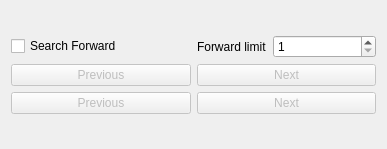
<?xml version="1.0" encoding="UTF-8"?>
<ui version="4.0">
 <class>bibleOptions</class>
 <widget class="QWidget" name="bibleOptions">
  <property name="geometry">
   <rect>
    <x>0</x>
    <y>0</y>
    <width>387</width>
    <height>149</height>
   </rect>
  </property>
  <property name="sizePolicy">
   <sizepolicy hsizetype="Preferred" vsizetype="Maximum">
    <horstretch>0</horstretch>
    <verstretch>0</verstretch>
   </sizepolicy>
  </property>
  <property name="windowTitle">
   <string>Form</string>
  </property>
  <layout class="QHBoxLayout" name="horizontalLayout">
   <item>
    <layout class="QVBoxLayout" name="verticalLayout">
     <item>
      <layout class="QGridLayout" name="gridLayout">
       <item row="2" column="1">
        <widget class="QPushButton" name="cmdNextChapter">
         <property name="enabled">
          <bool>false</bool>
         </property>
         <property name="sizePolicy">
          <sizepolicy hsizetype="Minimum" vsizetype="Maximum">
           <horstretch>0</horstretch>
           <verstretch>0</verstretch>
          </sizepolicy>
         </property>
         <property name="toolTip">
          <string>Next Chapter</string>
         </property>
         <property name="statusTip">
          <string/>
         </property>
         <property name="text">
          <string>Next</string>
         </property>
         <property name="icon">
          <iconset resource="core/resources.qrc">
           <normaloff>:/main/icons/book-26.png</normaloff>:/main/icons/book-26.png</iconset>
         </property>
         <property name="iconSize">
          <size>
           <width>26</width>
           <height>26</height>
          </size>
         </property>
         <property name="shortcut">
          <string>Ctrl+PgUp</string>
         </property>
         <property name="flat">
          <bool>false</bool>
         </property>
        </widget>
       </item>
       <item row="2" column="0">
        <widget class="QPushButton" name="cmdPrevChapter">
         <property name="enabled">
          <bool>false</bool>
         </property>
         <property name="sizePolicy">
          <sizepolicy hsizetype="Minimum" vsizetype="Maximum">
           <horstretch>0</horstretch>
           <verstretch>0</verstretch>
          </sizepolicy>
         </property>
         <property name="toolTip">
          <string>Previous Chapter</string>
         </property>
         <property name="statusTip">
          <string/>
         </property>
         <property name="text">
          <string>Previous</string>
         </property>
         <property name="icon">
          <iconset resource="core/resources.qrc">
           <normaloff>:/main/icons/book-26.png</normaloff>:/main/icons/book-26.png</iconset>
         </property>
         <property name="iconSize">
          <size>
           <width>26</width>
           <height>26</height>
          </size>
         </property>
         <property name="shortcut">
          <string>Ctrl+PgDown</string>
         </property>
        </widget>
       </item>
       <item row="3" column="1">
        <widget class="QPushButton" name="cmdNextVerse">
         <property name="enabled">
          <bool>false</bool>
         </property>
         <property name="sizePolicy">
          <sizepolicy hsizetype="Minimum" vsizetype="Maximum">
           <horstretch>0</horstretch>
           <verstretch>0</verstretch>
          </sizepolicy>
         </property>
         <property name="toolTip">
          <string>Next Verse</string>
         </property>
         <property name="text">
          <string>Next</string>
         </property>
         <property name="icon">
          <iconset resource="core/resources.qrc">
           <normaloff>:/main/icons/verse-24.png</normaloff>:/main/icons/verse-24.png</iconset>
         </property>
         <property name="iconSize">
          <size>
           <width>26</width>
           <height>26</height>
          </size>
         </property>
         <property name="shortcut">
          <string>PgUp</string>
         </property>
        </widget>
       </item>
       <item row="3" column="0">
        <widget class="QPushButton" name="cmdPrevVerse">
         <property name="enabled">
          <bool>false</bool>
         </property>
         <property name="sizePolicy">
          <sizepolicy hsizetype="Minimum" vsizetype="Maximum">
           <horstretch>0</horstretch>
           <verstretch>0</verstretch>
          </sizepolicy>
         </property>
         <property name="toolTip">
          <string>Previous Verse</string>
         </property>
         <property name="text">
          <string>Previous</string>
         </property>
         <property name="icon">
          <iconset resource="core/resources.qrc">
           <normaloff>:/main/icons/verse-24.png</normaloff>:/main/icons/verse-24.png</iconset>
         </property>
         <property name="iconSize">
          <size>
           <width>24</width>
           <height>24</height>
          </size>
         </property>
         <property name="shortcut">
          <string>PgDown</string>
         </property>
         <property name="flat">
          <bool>false</bool>
         </property>
        </widget>
       </item>
       <item row="1" column="0">
        <widget class="QCheckBox" name="cbSearchForward">
         <property name="text">
          <string>Search Forward</string>
         </property>
        </widget>
       </item>
       <item row="1" column="1">
        <layout class="QHBoxLayout" name="horizontalLayout_2">
         <item>
          <widget class="QLabel" name="label">
           <property name="sizePolicy">
            <sizepolicy hsizetype="Maximum" vsizetype="Preferred">
             <horstretch>0</horstretch>
             <verstretch>0</verstretch>
            </sizepolicy>
           </property>
           <property name="text">
            <string>Forward limit</string>
           </property>
          </widget>
         </item>
         <item>
          <widget class="QSpinBox" name="sbForwardLimit">
           <property name="minimum">
            <number>1</number>
           </property>
           <property name="maximum">
            <number>100</number>
           </property>
          </widget>
         </item>
        </layout>
       </item>
      </layout>
     </item>
    </layout>
   </item>
  </layout>
 </widget>
 <resources>
  <include location="core/resources.qrc"/>
 </resources>
 <connections/>
</ui>
